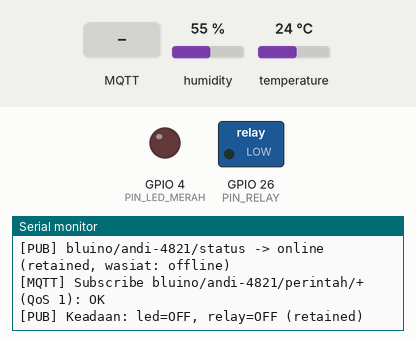
Recording of a sketch running on a simulated ESP32. Parts: switched loads named in the sketch (green lamp = pin HIGH), output pins drawn as LEDs (lit = HIGH), the last lines printed to the serial monitor. The inputs (shaded band) are chosen by the test bench; at power-on: humidity 55 %, temperature 24 °C. WiFi joins after 1.5 s; servers stay silent unless stated; no MQTT or app messages arrive unless stated.

Above: at 3.7 s.
3.8 s: MQTT message "1" arrives on the first subscribed topic
At 5.0 s:
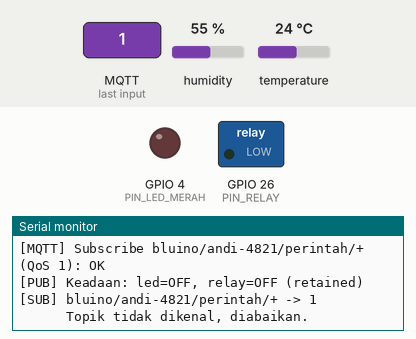
5.3 s: MQTT message "on" arrives on the first subscribed topic
At 6.1 s:
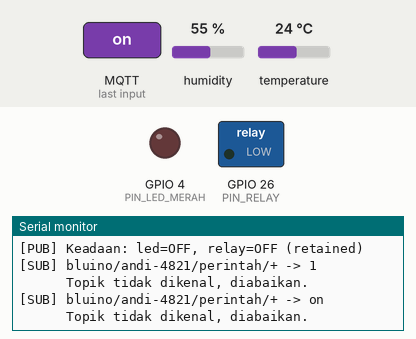
11.5 s: MQTT message "off" arrives on the first subscribed topic
At 12.1 s:
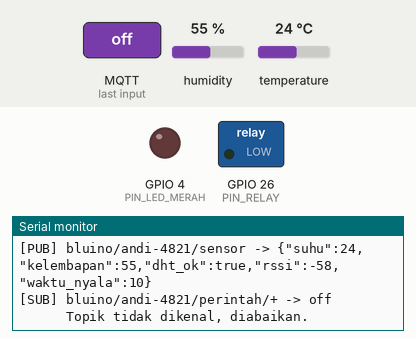

The sketch:

p3_mqtt_full.ino
```cpp
/*
 * BAB 50 - Program 3: Sensor, Kontrol, dan Status Online/Offline
 * - Publish data DHT11 (JSON) ke bluino/<ID_TOPIK>/sensor setiap 10 detik
 * - Subscribe bluino/<ID_TOPIK>/perintah/+ : ON/OFF/TOGGLE untuk led dan relay
 * - Laporan keadaan (retained) ke bluino/<ID_TOPIK>/keadaan/led dan .../relay
 * - Status (retained) di bluino/<ID_TOPIK>/status: "online", dan "offline"
 *   lewat Last Will kalau ESP32 hilang tanpa pamit
 *
 * Rangkaian: DHT -> IO27, LED1 (merah) -> IO4, RELAY -> IO26
 * Library  : PubSubClient (Nick O'Leary), ArduinoJson 7 (Benoit Blanchon),
 *            DHT sensor library + Adafruit Unified Sensor (Adafruit)
 * Relay dicoba tanpa beban. Jangan pernah menyambungkan listrik PLN 220 V!
 */

#include <WiFi.h>
#include <PubSubClient.h>
#include <ArduinoJson.h>
#include <DHT.h>
#include "esp_mac.h"  // esp_read_mac(): membaca alamat MAC untuk Client ID

const char *NAMA_WIFI = "NamaWiFiKamu";          // ← ganti dengan WiFi kamu
const char *PASSWORD_WIFI = "PasswordWiFiKamu";  // ← ganti dengan WiFi kamu

const char *MQTT_BROKER = "broker.hivemq.com";  // cadangan: "broker.emqx.io"
const uint16_t MQTT_PORT = 1883;

#define ID_TOPIK "andi-4821"  // ← ganti dengan awalan milikmu
const char *AWALAN_TOPIK = "bluino/" ID_TOPIK;
const char *TOPIK_SENSOR = "bluino/" ID_TOPIK "/sensor";
const char *TOPIK_STATUS = "bluino/" ID_TOPIK "/status";
const char *TOPIK_PERINTAH = "bluino/" ID_TOPIK "/perintah/+";  // + = led atau relay
const char *TOPIK_PERINTAH_LED = "bluino/" ID_TOPIK "/perintah/led";
const char *TOPIK_PERINTAH_RELAY = "bluino/" ID_TOPIK "/perintah/relay";
const char *TOPIK_KEADAAN_LED = "bluino/" ID_TOPIK "/keadaan/led";
const char *TOPIK_KEADAAN_RELAY = "bluino/" ID_TOPIK "/keadaan/relay";

#define PIN_DHT 27
#define TIPE_DHT DHT11
#define PIN_LED_MERAH 4  // LED1 (merah), aktif HIGH
#define PIN_RELAY 26     // relay, aktif HIGH

// struct Timer dari BAB 16
struct Timer {
  unsigned long interval;   // ms
  unsigned long waktuLalu;  // hasil millis() saat terakhir dijalankan

  // Mengembalikan true kalau sudah waktunya, lalu mencatat waktunya
  bool sudahWaktunya(unsigned long sekarang) {
    if (sekarang - waktuLalu >= interval) {
      waktuLalu = sekarang;
      return true;
    }
    return false;
  }
};

WiFiClient wifiClient;
PubSubClient mqtt(wifiClient);
DHT dht(PIN_DHT, TIPE_DHT);

Timer timerKirim = {10000, 0};  // kirim data sensor setiap 10 detik
char idKlien[24];
bool ledNyala = false;
bool relayNyala = false;
bool perluLapor = false;  // true = keadaan perlu dilaporkan dari loop()

// Variabel sambung ulang MQTT dengan backoff
unsigned long jedaSambung = 0;
unsigned long waktuCoba = 0;
bool mqttTadiTersambung = false;
bool wifiTadiTersambung = true;

void buatIdKlien() {
  uint8_t mac[6];
  esp_read_mac(mac, ESP_MAC_WIFI_STA);
  snprintf(idKlien, sizeof(idKlien), "bluino-%02X%02X%02X", mac[3], mac[4], mac[5]);
}

void sambungkanWiFi() {
  WiFi.mode(WIFI_STA);
  WiFi.begin(NAMA_WIFI, PASSWORD_WIFI);
  Serial.printf("Menyambung ke WiFi \"%s\"", NAMA_WIFI);

  unsigned long mulai = millis();
  while (WiFi.status() != WL_CONNECTED) {
    if (millis() - mulai > 20000) {  // menyerah setelah 20 detik
      Serial.println("\nGagal tersambung. Periksa nama/password WiFi dan pastikan 2,4 GHz.");
      Serial.println("ESP32 restart dalam 5 detik...");
      delay(5000);
      ESP.restart();
    }
    delay(500);
    Serial.print(".");
  }
  Serial.println(" tersambung!");
  Serial.print("Alamat IP: ");
  Serial.println(WiFi.localIP());
}

// ---------- Bagian sensor (dari Program 1) ----------

void kirimDataSensor() {
  float kelembapan = dht.readHumidity();
  float suhu = dht.readTemperature();
  bool dhtOk = !isnan(kelembapan) && !isnan(suhu);

  JsonDocument doc;
  if (dhtOk) {
    doc["suhu"] = suhu;              // °C
    doc["kelembapan"] = kelembapan;  // %RH
  } else {
    doc["suhu"] = nullptr;  // null = tidak ada data valid
    doc["kelembapan"] = nullptr;
    Serial.println("[DHT11] Gagal membaca. Periksa kabel DHT -> IO27.");
  }
  doc["dht_ok"] = dhtOk;
  doc["rssi"] = WiFi.RSSI();             // kekuatan sinyal WiFi (dBm)
  doc["waktu_nyala"] = millis() / 1000;  // detik sejak ESP32 menyala

  String payload;
  serializeJson(doc, payload);

  if (mqtt.publish(TOPIK_SENSOR, payload.c_str())) {
    Serial.printf("[PUB] %s -> %s\n", TOPIK_SENSOR, payload.c_str());
  } else {
    Serial.println("[PUB] Gagal! Koneksi putus atau pesan lebih besar dari buffer.");
  }
}

// ---------- Bagian kontrol (dari Program 2) ----------

// Mengubah teks perintah menjadi keadaan baru: 1 = nyala, 0 = mati, -1 = tidak dikenal
int bacaPerintah(const char *isi, bool keadaanSekarang) {
  if (strcasecmp(isi, "ON") == 0) return 1;
  if (strcasecmp(isi, "OFF") == 0) return 0;
  if (strcasecmp(isi, "TOGGLE") == 0) return keadaanSekarang ? 0 : 1;
  return -1;
}

// Callback: dipanggil oleh mqtt.loop() setiap ada pesan di topik langganan
void pesanMasuk(char *topik, byte *payload, unsigned int panjang) {
  char isi[16];
  if (panjang >= sizeof(isi)) {
    Serial.printf("[SUB] %s -> (pesan %u byte, terlalu panjang, diabaikan)\n", topik, panjang);
    return;
  }
  memcpy(isi, payload, panjang);  // payload tidak diakhiri '\0'
  isi[panjang] = '\0';
  Serial.printf("[SUB] %s -> %s\n", topik, isi);

  if (panjang == 0) {
    return;  // pesan kosong (misalnya penghapus retained message): abaikan
  }

  bool untukLed = (strcmp(topik, TOPIK_PERINTAH_LED) == 0);
  bool untukRelay = (strcmp(topik, TOPIK_PERINTAH_RELAY) == 0);
  if (!untukLed && !untukRelay) {
    Serial.println("      Topik tidak dikenal, diabaikan.");
    return;
  }

  int baru = bacaPerintah(isi, untukLed ? ledNyala : relayNyala);
  if (baru < 0) {
    Serial.println("      Perintah tidak dikenal. Pakai ON, OFF, atau TOGGLE.");
    return;
  }

  if (untukLed) {
    ledNyala = (baru == 1);
    digitalWrite(PIN_LED_MERAH, ledNyala ? HIGH : LOW);
    Serial.printf("      LED merah -> %s\n", ledNyala ? "ON" : "OFF");
  } else {
    relayNyala = (baru == 1);
    digitalWrite(PIN_RELAY, relayNyala ? HIGH : LOW);
    Serial.printf("      Relay -> %s\n", relayNyala ? "ON" : "OFF");
  }
  perluLapor = true;  // laporan dikirim dari loop(), bukan dari dalam callback
}

// Melaporkan keadaan LED dan relay sebagai retained message
void laporKeadaan() {
  perluLapor = false;
  bool berhasil = mqtt.publish(TOPIK_KEADAAN_LED, ledNyala ? "ON" : "OFF", true) &&
                  mqtt.publish(TOPIK_KEADAAN_RELAY, relayNyala ? "ON" : "OFF", true);
  if (berhasil) {
    Serial.printf("[PUB] Keadaan: led=%s, relay=%s (retained)\n",
                  ledNyala ? "ON" : "OFF", relayNyala ? "ON" : "OFF");
  } else {
    Serial.println("[PUB] Gagal mengirim keadaan.");
  }
}

// ---------- Bagian koneksi ----------

// Satu kali percobaan menyambung (dengan Last Will), lalu umumkan online dan subscribe
bool sambungMqtt() {
  Serial.printf("[MQTT] Menyambung ke %s:%u sebagai %s ... ", MQTT_BROKER, MQTT_PORT, idKlien);
  // Titipkan wasiat: kalau ESP32 hilang tanpa pamit, broker mengirim "offline"
  // ke TOPIK_STATUS dengan QoS 1 dan tanda retained.
  if (!mqtt.connect(idKlien, TOPIK_STATUS, 1, true, "offline")) {
    Serial.printf("gagal, state=%d\n", mqtt.state());
    return false;
  }
  Serial.println("berhasil!");

  // Timpa status dengan "online" (retained), lalu subscribe ulang
  mqtt.publish(TOPIK_STATUS, "online", true);
  Serial.printf("[PUB] %s -> online (retained, wasiat: offline)\n", TOPIK_STATUS);
  bool ok = mqtt.subscribe(TOPIK_PERINTAH, 1);  // QoS 1
  Serial.printf("[MQTT] Subscribe %s (QoS 1): %s\n", TOPIK_PERINTAH, ok ? "OK" : "gagal");
  perluLapor = true;  // laporkan keadaan terbaru setelah tersambung
  return true;
}

// Dipanggil setiap putaran loop(). Tidak pernah menunggu di dalam perulangan.
void jagaKoneksi() {
  bool wifiTersambung = (WiFi.status() == WL_CONNECTED);
  if (wifiTersambung != wifiTadiTersambung) {
    wifiTadiTersambung = wifiTersambung;
    if (wifiTersambung) {
      Serial.printf("[WiFi] Tersambung lagi, IP: %s\n", WiFi.localIP().toString().c_str());
    } else {
      Serial.println("[WiFi] Terputus, menunggu sambung ulang otomatis...");
    }
  }

  bool mqttTersambung = mqtt.connected();
  if (mqttTadiTersambung && !mqttTersambung) {
    Serial.printf("[MQTT] Koneksi terputus, state=%d\n", mqtt.state());
  }
  mqttTadiTersambung = mqttTersambung;
  if (mqttTersambung || !wifiTersambung) {
    return;
  }

  unsigned long sekarang = millis();
  if (sekarang - waktuCoba < jedaSambung) {
    return;
  }
  waktuCoba = sekarang;

  if (sambungMqtt()) {
    mqttTadiTersambung = true;
    jedaSambung = 0;
  } else {
    jedaSambung = (jedaSambung == 0) ? 2000 : min(jedaSambung * 2, 60000UL);
    Serial.printf("[MQTT] Coba lagi dalam %lu detik\n", jedaSambung / 1000);
  }
}

void setup() {
  Serial.begin(115200);
  pinMode(PIN_LED_MERAH, OUTPUT);
  digitalWrite(PIN_LED_MERAH, LOW);
  pinMode(PIN_RELAY, OUTPUT);
  digitalWrite(PIN_RELAY, LOW);  // relay mati saat ESP32 baru menyala
  delay(1000);
  Serial.println("\nBAB 50 - Program 3: Sensor, Kontrol, dan Status Online/Offline");

  dht.begin();
  buatIdKlien();
  sambungkanWiFi();

  mqtt.setServer(MQTT_BROKER, MQTT_PORT);
  mqtt.setCallback(pesanMasuk);
  mqtt.setSocketTimeout(5);
  Serial.printf("Client ID: %s\n", idKlien);
  Serial.printf("Awalan topik: %s\n", AWALAN_TOPIK);
}

void loop() {
  jagaKoneksi();  // tugas 1: jaga koneksi WiFi dan MQTT
  mqtt.loop();    // tugas 2: keep-alive dan pesan masuk

  if (perluLapor && mqtt.connected()) {  // tugas 3: laporkan keadaan kalau berubah
    laporKeadaan();
  }

  // tugas 4: kirim data sensor setiap 10 detik, hanya kalau tersambung
  if (timerKirim.sudahWaktunya(millis()) && mqtt.connected()) {
    kirimDataSensor();
  }
}
```

Measured:
- after the input at 3.8 s, the serial monitor: prints a new line at once (image 1)
- after the input at 5.3 s, the serial monitor: prints a new line at once (image 2)
- after the input at 11.5 s, the serial monitor: prints a new line at once (image 3)
